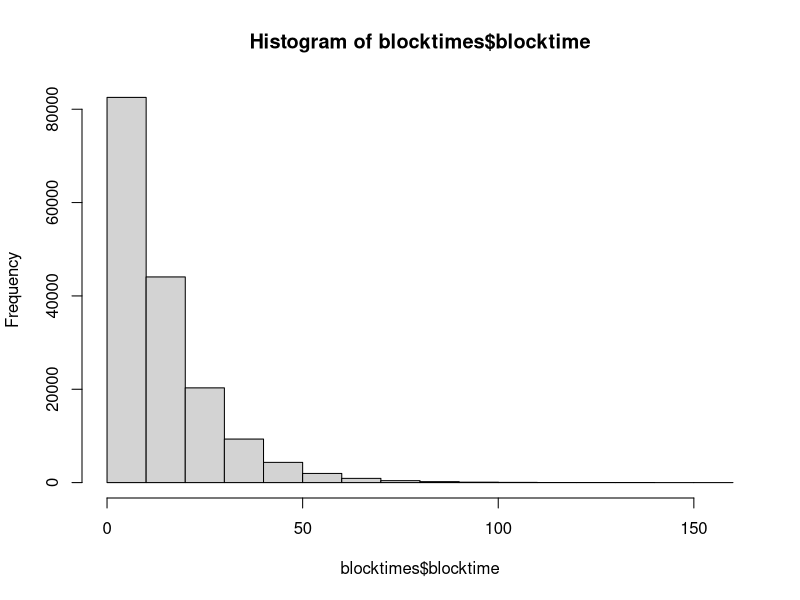

Here is the R script that generated this plot:
timestampsHomestead = as.matrix(read.csv(file = "blocktimes.csv"))
blocktimes= data.frame(day=as.Date(as.POSIXct(timestampsHomestead[-1,], origin="1970-01-01")), blocktime=diff(timestampsHomestead))
blocktimes <- setNames(blocktimes, c("day","blocktime"))
summary(blocktimes$blocktime)
hist(blocktimes$blocktime)
